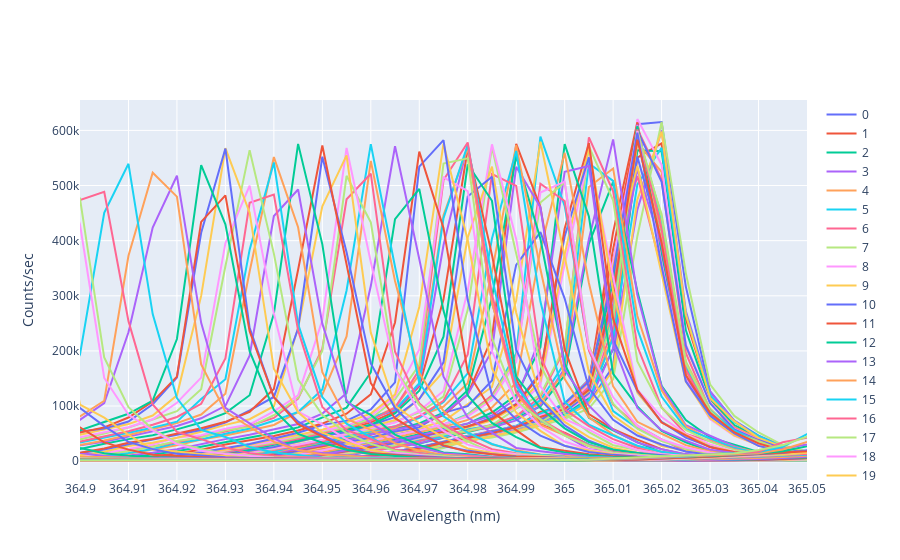

Notebook code for this chart:
### Code cell
import numpy as np
import matplotlib.pyplot as plt
import pandas as pd
import plotly.express as px
import plotly.graph_objects as go

FileNames = [0]*158
for i in range(len(FileNames)):
    string = 'Default (%.0f)' %(i+77)
    FileNames[i] = [string]
    print(FileNames[i])

fig = go.Figure()

for j in range(len(FileNames)):

    df = pd.read_csv(FileNames[j][0])
    dataWheader = np.array(df)

    data = dataWheader[2::]
    Wavelength = [0]*len(data) 
    Count = [0]*len(data)
    MaxLoc = [0]*len(data)
    for i in range(len(data)):
        step_0 = str(data[i]).split('\\t')
        Wavelength[i] = float(step_0[0][2::])
        Count[i] = float(step_0[1][0:-2])
    
     # Add traces
    fig.add_trace(go.Scatter(x=Wavelength, y=Count,
                    mode='lines',
                    name='%.0f' %j))

#plt.legend()
#plt.xlim(364.85, 365.025)
#lgd = ax.legend(bbox_to_anchor=(1.1, 0.1))
#text = ax.text(-0.2,1.05, "Default25to35", transform=ax.transAxes) # CHANGE K_RANGE
#go.savefig('June18_recalibration2_cursor.png', bbox_extra_artists=(lgd, text), bbox_inches='tight')

fig['layout']['xaxis'].update(title='Wavelength (nm)', range=[364.9, 365.05], dtick=0.01, autorange=False)
fig['layout']['yaxis'].update(title='Counts/sec', autorange=True)
fig.show()
